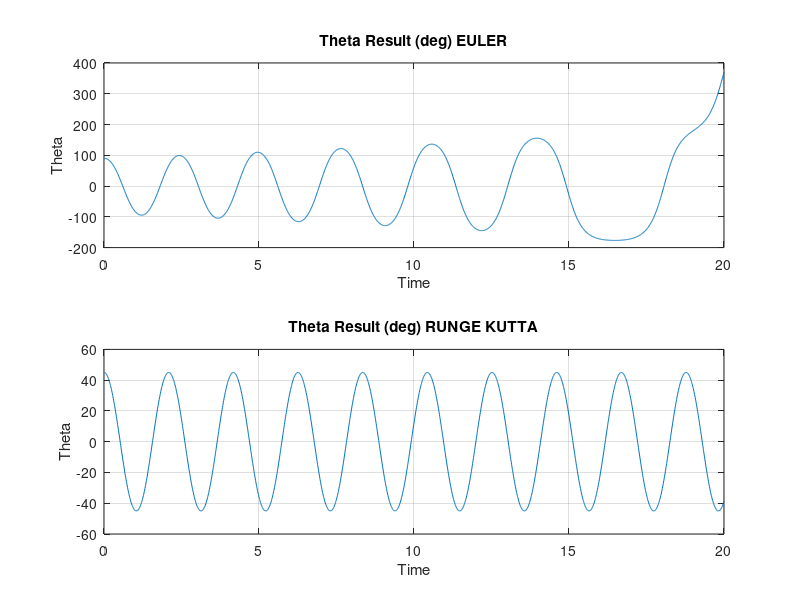

This figure's MATLAB source:
%% Free-fall of the pendulum Runge Kutta vs Euler - Pendulum - without damping and l = 1
clear
clc
close all

% Parameters
m = 0.2; % Mass
g = 9.81; % Gravity
l = 1; % Length Rod

% General variables
h = 0.01;  % Step size
time = 0:h:20;  % Range of time

thetaE = zeros(size(time));  % Theta
wE = zeros(size(time));  % Angular velocity
waE = zeros(size(time));  % Angular acceleration

thetaRK = zeros(size(time));  % Theta
wRK = zeros(size(time));  % Angular velocity
waRK = zeros(size(time));  % Angular acceleration

% Initial values
thetaE(1) = pi/2; % Initial theta
wE(1) = 0;  % Initial angular velocity
waE(1) = 0; % Initial angular acceleration

thetaRK(1) = pi/4; % Initial theta
wRK(1) = 0;  % Initial angular velocity
waRK(1) = 0; % Initial angular acceleration

% Euler's method to numerically integrate
for i=1:length(wE)-1
    thetaE(i+1) = thetaE(i) + h*wE(i); % Next theta
    wE(i+1) = wE(i) + h*waE(i); % Next velocity
    waE(i+1) = (-g*sin(thetaE(i+1))/l); % Next acceleration
end

% 4 Order Runge-kutta
for i=1:(length(wRK)-1)

    % RK method
    k1theta = h*wRK(i);
    k1w =  h*(-g*sin(thetaRK(i))/l);
    
    k2theta = h*(wRK(i) + 0.5*k1w);
    k2w =  h*(-g*sin(thetaRK(i) + 0.5*k1theta)/l);
    
    k3theta = h*(wRK(i) + 0.5*k2w);
    k3w =  h*(-g*sin(thetaRK(i) + 0.5*k2theta)/l);

    k4theta = h*(wRK(i) + k3w);
    k4w =  h*(-g*sin(thetaRK(i) + k3theta)/l);  

    % Update theta and w
    thetaRK(i+1) = thetaRK(i) + (k1theta + 2*k2theta + 2*k3theta + k4theta)/6;
    wRK(i+1) = wRK(i) + (k1w + 2*k2w + 2*k3w + k4w)/6;

end

% Theta Plots
subplot(2,1,1);
plot(time,rad2deg(thetaE)); % Plotting Theta graph Euler
title('Theta Result (deg) EULER');
xlabel('Time')
ylabel('Theta')
grid on
subplot(2,1,2);
plot(time,rad2deg(thetaRK)); % Plotting Theta graph RK
title('Theta Result (deg) RUNGE KUTTA');
xlabel('Time')
ylabel('Theta')
grid on

%exportgraphics(gcf, 'plot.pdf', 'ContentType', 'vector');